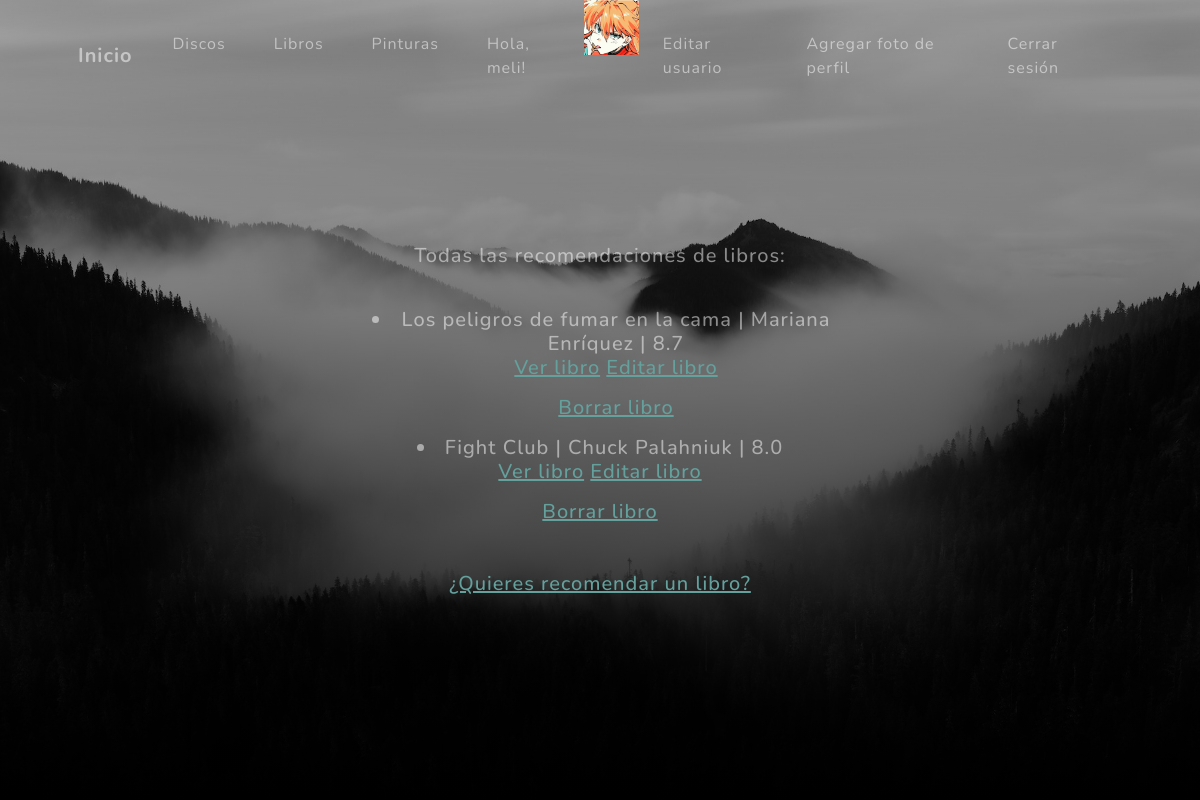
The page /verLibros/ (signed in) on the database its author committed.
### AppArte/models.py (models this page shows, shortened)
class Avatar(models.Model):
    usuario= models.ForeignKey(User, on_delete=models.CASCADE)
    imagen= models.ImageField(upload_to="avatares", null=True, blank=True)

class Libros(models.Model):
    nombre=models.CharField(max_length=70)
    autor=models.CharField(max_length=70)
    año=models.IntegerField()
    genero=models.CharField(max_length=70)
    puntaje= models.FloatField()
    descripcion= models.TextField()
    usuarioBlog = models.ForeignKey(User, on_delete=models.CASCADE, blank=True, null=True)
    portada= models.ImageField(upload_to="libros/", null=True, blank=True)

### AppArte/views.py (the view)
# urls.py: path('verLibros/', listaLibros.as_view() , name="listalibros"),
class listaLibros(ListView):
    model= Libros

### AppArte/templates/AppArte/libros_list.html (shortened to what this page needs)
{% extends "AppArte/padre.html" %}
{% block descripcion %}
<p> Todas las recomendaciones de libros: </p>
    <br>
    <ul>
{% for libros in object_list %}
    <li>{{libros.nombre}} | {{libros.autor}} | {{libros.puntaje}}</li>
<a href="{% url 'detallelibros' libros.id %}">Ver libro</a>
    {% if user.is_authenticated and user.id == libros.usuarioBlog.id %}
                    <a href="{% url 'actualizarlibros' libros.id %}">Editar libro </a>
                    </p><a href="{% url 'borrarlibros' libros.id %}">Borrar libro </a>
    {% endif %}
    </ul>
{% endfor %}
{% endblock %}
{% block urldelboton%}
{% if user.is_authenticated %}
<a href="{% url 'formdelibro' %}"> <h5>¿Quieres recomendar un libro?</h5> </a>
{% else %}
<a href="{% url 'register' %}"> <h5>¿Quieres recomendar un libro?</h5> </a>
{% endif %}
{% endblock urldelboton%}

### AppArte/templates/AppArte/padre.html (shortened to what this page needs)
<!DOCTYPE html>
<html lang="en">
    <head>
        {% load static %}
        <link href="{% static 'AppArte/css/styles.css' %}" rel="stylesheet" />
    </head>
    <body id="page-top">
        <nav class="navbar navbar-expand-lg navbar-light fixed-top" id="mainNav">
            <div class="container px-4 px-lg-5">
                <a class="navbar-brand" href="{% url 'Inicio' %}">Inicio</a>
                <div class="collapse navbar-collapse" id="navbarResponsive">
                    <ul class="navbar-nav ms-auto">
                        <li class="nav-item"><a class="nav-link" href="{% url 'discos' %}">Discos</a></li>
                        <li class="nav-item"><a class="nav-link" href="{% url 'libros' %}">Libros</a></li>
                        <li class="nav-item"><a class="nav-link" href="{% url 'pinturas' %}">Pinturas</a></li>
                        {% if user.is_authenticated %}
                        <li class="nav-item"><a class="nav-link">Hola, {{user.username}}!</a></li>
                        {% with user.avatar_set.first as userAvatar %}
                            {% if userAvatar %}
                        <img src="{{userAvatar.imagen.url}}" alt="No hay imágen" style="max-width: 55px ; max-height: 55px;">
                            {% endif %}
                        {% endwith %}
                        <li class="nav-item"><a class="nav-link" href="{% url 'editaruser' %}">Editar usuario</a></li>
                        <li class="nav-item"><a class="nav-link" href="{% url 'avatar' %}">Agregar foto de perfil</a></li>
                        <li class="nav-item"><a class="nav-link" href="{% url 'logout' %}">Cerrar sesión</a></li>
                        {% endif %}
                    </ul>
                </div>
            </div>
        </nav>
        <header class="masthead">
            <div class="container px-4 px-lg-5 d-flex h-100 align-items-center justify-content-center">
                <div class="d-flex justify-content-center">
                    <div class="text-center">
                        <h2 class="text-white-50 mx-auto mt-5 mb-5">
                            {% block descripcion %}{% endblock %}
                        </h2>
                        {% block urldelboton%}{% endblock urldelboton%}
                    </div>
                </div>
            </div>
        </header>
    </body>
</html>

### rows shown on the page
Avatar: imagen (picture)
Libros: nombre "Los peligros de fumar en la cama", autor "Mariana Enríquez", puntaje "8.7", shows "Editar libro"
Libros: nombre "Fight Club", autor "Chuck Palahniuk", puntaje "8.0", shows "Editar libro"

### other values the page prints
{{ user.username }} "meli"
